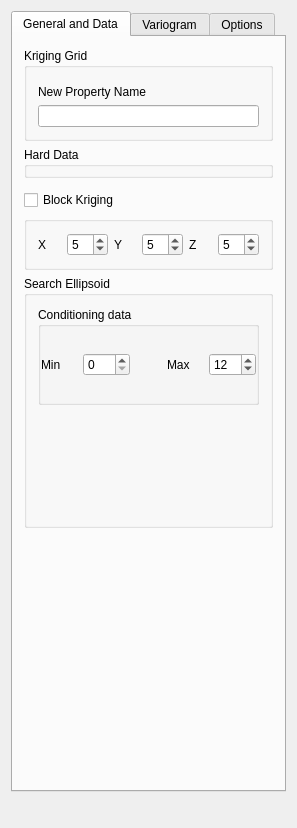
<?xml version="1.0" encoding="UTF-8"?>
<ui version="4.0">
 <class>Kriging_Parameters</class>
 <widget class="QWidget" name="Kriging_Parameters">
  <property name="geometry">
   <rect>
    <x>0</x>
    <y>0</y>
    <width>297</width>
    <height>828</height>
   </rect>
  </property>
  <property name="windowTitle">
   <string>Kriging Parameters</string>
  </property>
  <property name="AlgorithmCategory" stdset="0">
   <string>Estimation</string>
  </property>
  <property name="AlgorithmDescription" stdset="0">
   <string>SK, OK, KT and block kriging</string>
  </property>
  <layout class="QVBoxLayout" name="verticalLayout_6">
   <item>
    <widget class="QTabWidget" name="tabWidget3">
     <property name="currentIndex">
      <number>0</number>
     </property>
     <widget class="QWidget" name="tab">
      <attribute name="title">
       <string>General and Data</string>
      </attribute>
      <layout class="QVBoxLayout" name="verticalLayout_3">
       <item>
        <widget class="QGroupBox" name="SimulationGrid">
         <property name="maximumSize">
          <size>
           <width>32767</width>
           <height>140</height>
          </size>
         </property>
         <property name="title">
          <string>Kriging Grid</string>
         </property>
         <layout class="QVBoxLayout" name="verticalLayout">
          <item>
           <widget class="GridSelector" name="Grid_Name">
            <property name="currentIndex" stdset="0">
             <number>1</number>
            </property>
           </widget>
          </item>
          <item>
           <widget class="QLabel" name="TextLabel2">
            <property name="text">
             <string>New Property Name</string>
            </property>
            <property name="wordWrap">
             <bool>false</bool>
            </property>
           </widget>
          </item>
          <item>
           <widget class="QLineEdit" name="Property_Name"/>
          </item>
         </layout>
        </widget>
       </item>
       <item>
        <widget class="QGroupBox" name="GroupBox3">
         <property name="title">
          <string>Hard Data</string>
         </property>
         <layout class="QHBoxLayout">
          <property name="spacing">
           <number>0</number>
          </property>
          <property name="margin">
           <number>0</number>
          </property>
          <item>
           <widget class="PropertySelector" name="Hard_Data"/>
          </item>
         </layout>
        </widget>
       </item>
       <item>
        <widget class="KrigingTypeSelector" name="Kriging_Type"/>
       </item>
       <item>
        <widget class="QCheckBox" name="do_block_kriging">
         <property name="text">
          <string>Block Kriging</string>
         </property>
        </widget>
       </item>
       <item>
        <widget class="GsTLGroupBox" name="box_BK">
         <property name="enabled">
          <bool>true</bool>
         </property>
         <property name="title">
          <string/>
         </property>
         <property name="displayed" stdset="0">
          <bool>false</bool>
         </property>
         <property name="activated" stdset="0">
          <bool>true</bool>
         </property>
         <layout class="QHBoxLayout" name="_2">
          <item>
           <widget class="QLabel" name="textLabel1">
            <property name="text">
             <string>X</string>
            </property>
            <property name="wordWrap">
             <bool>false</bool>
            </property>
           </widget>
          </item>
          <item>
           <widget class="QSpinBox" name="npoints_x">
            <property name="value">
             <number>5</number>
            </property>
           </widget>
          </item>
          <item>
           <widget class="QLabel" name="textLabel2">
            <property name="text">
             <string>Y</string>
            </property>
            <property name="wordWrap">
             <bool>false</bool>
            </property>
           </widget>
          </item>
          <item>
           <widget class="QSpinBox" name="npoints_y">
            <property name="value">
             <number>5</number>
            </property>
           </widget>
          </item>
          <item>
           <widget class="QLabel" name="textLabel3">
            <property name="text">
             <string>Z</string>
            </property>
            <property name="wordWrap">
             <bool>false</bool>
            </property>
           </widget>
          </item>
          <item>
           <widget class="QSpinBox" name="npoints_z">
            <property name="value">
             <number>5</number>
            </property>
           </widget>
          </item>
         </layout>
        </widget>
       </item>
       <item>
        <widget class="QGroupBox" name="GroupBox9">
         <property name="title">
          <string>Search Ellipsoid</string>
         </property>
         <layout class="QVBoxLayout" name="verticalLayout_2">
          <item>
           <widget class="QGroupBox" name="groupBox5">
            <property name="title">
             <string>Conditioning data</string>
            </property>
            <layout class="QGridLayout">
             <property name="margin">
              <number>0</number>
             </property>
             <item row="0" column="0">
              <layout class="QHBoxLayout">
               <property name="margin">
                <number>0</number>
               </property>
               <item>
                <widget class="QLabel" name="TextLabel2_2_2_2_3">
                 <property name="text">
                  <string>Min</string>
                 </property>
                 <property name="wordWrap">
                  <bool>false</bool>
                 </property>
                </widget>
               </item>
               <item>
                <widget class="QSpinBox" name="Min_Conditioning_Data">
                 <property name="minimum">
                  <number>0</number>
                 </property>
                 <property name="maximum">
                  <number>200</number>
                 </property>
                 <property name="value">
                  <number>0</number>
                 </property>
                </widget>
               </item>
               <item>
                <spacer>
                 <property name="orientation">
                  <enum>Qt::Vertical</enum>
                 </property>
                 <property name="sizeType">
                  <enum>QSizePolicy::Expanding</enum>
                 </property>
                 <property name="sizeHint" stdset="0">
                  <size>
                   <width>31</width>
                   <height>20</height>
                  </size>
                 </property>
                </spacer>
               </item>
               <item>
                <widget class="QLabel" name="TextLabel2_2_2_2_3_2">
                 <property name="text">
                  <string>Max</string>
                 </property>
                 <property name="wordWrap">
                  <bool>false</bool>
                 </property>
                </widget>
               </item>
               <item>
                <widget class="QSpinBox" name="Max_Conditioning_Data">
                 <property name="minimum">
                  <number>0</number>
                 </property>
                 <property name="maximum">
                  <number>200</number>
                 </property>
                 <property name="value">
                  <number>12</number>
                 </property>
                </widget>
               </item>
              </layout>
             </item>
            </layout>
           </widget>
          </item>
          <item>
           <widget class="EllipsoidInput" name="Search_Ellipsoid">
            <property name="title" stdset="0">
             <string/>
            </property>
           </widget>
          </item>
          <item>
           <widget class="AdvancedNeighborhoodInput" name="AdvancedSearch"/>
          </item>
          <item>
           <spacer name="spacer">
            <property name="orientation">
             <enum>Qt::Vertical</enum>
            </property>
            <property name="sizeType">
             <enum>QSizePolicy::Expanding</enum>
            </property>
            <property name="sizeHint" stdset="0">
             <size>
              <width>20</width>
              <height>17</height>
             </size>
            </property>
           </spacer>
          </item>
         </layout>
        </widget>
       </item>
       <item>
        <spacer>
         <property name="orientation">
          <enum>Qt::Vertical</enum>
         </property>
         <property name="sizeType">
          <enum>QSizePolicy::Expanding</enum>
         </property>
         <property name="sizeHint" stdset="0">
          <size>
           <width>20</width>
           <height>31</height>
          </size>
         </property>
        </spacer>
       </item>
      </layout>
     </widget>
     <widget class="QWidget" name="tab">
      <attribute name="title">
       <string>Variogram</string>
      </attribute>
      <layout class="QVBoxLayout">
       <property name="margin">
        <number>0</number>
       </property>
       <item>
        <widget class="QGroupBox" name="GroupBox11">
         <property name="title">
          <string>Variogram</string>
         </property>
         <layout class="QVBoxLayout">
          <property name="spacing">
           <number>6</number>
          </property>
          <property name="margin">
           <number>11</number>
          </property>
          <item>
           <widget class="VariogramInput" name="Variogram"/>
          </item>
         </layout>
        </widget>
       </item>
       <item>
        <spacer>
         <property name="orientation">
          <enum>Qt::Vertical</enum>
         </property>
         <property name="sizeType">
          <enum>QSizePolicy::Expanding</enum>
         </property>
         <property name="sizeHint" stdset="0">
          <size>
           <width>20</width>
           <height>131</height>
          </size>
         </property>
        </spacer>
       </item>
      </layout>
     </widget>
     <widget class="QWidget" name="tab_2">
      <attribute name="title">
       <string>Options</string>
      </attribute>
      <layout class="QVBoxLayout" name="verticalLayout_5">
       <item>
        <widget class="QGroupBox" name="groupBox">
         <property name="title">
          <string>Information to output</string>
         </property>
         <layout class="QVBoxLayout" name="verticalLayout_4">
          <item>
           <widget class="QCheckBox" name="ouput_kriging_variance">
            <property name="text">
             <string>Kriging variance</string>
            </property>
            <property name="checked">
             <bool>true</bool>
            </property>
           </widget>
          </item>
          <item>
           <widget class="QCheckBox" name="output_n_samples_">
            <property name="text">
             <string>Number of samples</string>
            </property>
           </widget>
          </item>
          <item>
           <widget class="QCheckBox" name="output_average_distance">
            <property name="text">
             <string>Average distance of samples</string>
            </property>
           </widget>
          </item>
          <item>
           <widget class="QCheckBox" name="output_sum_weights">
            <property name="text">
             <string>Sum of weights (SK and LVM)</string>
            </property>
           </widget>
          </item>
          <item>
           <widget class="QCheckBox" name="output_sum_positive_weights">
            <property name="text">
             <string>Sum of positive weights</string>
            </property>
           </widget>
          </item>
          <item>
           <widget class="QCheckBox" name="output_lagrangian">
            <property name="text">
             <string>Langragian (OK and KT)</string>
            </property>
           </widget>
          </item>
         </layout>
        </widget>
       </item>
       <item>
        <spacer name="verticalSpacer">
         <property name="orientation">
          <enum>Qt::Vertical</enum>
         </property>
         <property name="sizeHint" stdset="0">
          <size>
           <width>20</width>
           <height>534</height>
          </size>
         </property>
        </spacer>
       </item>
      </layout>
     </widget>
    </widget>
   </item>
   <item>
    <spacer>
     <property name="orientation">
      <enum>Qt::Vertical</enum>
     </property>
     <property name="sizeType">
      <enum>QSizePolicy::Expanding</enum>
     </property>
     <property name="sizeHint" stdset="0">
      <size>
       <width>20</width>
       <height>16</height>
      </size>
     </property>
    </spacer>
   </item>
  </layout>
 </widget>
 <layoutdefault spacing="6" margin="11"/>
 <pixmapfunction>qPixmapFromMimeSource</pixmapfunction>
 <customwidgets>
  <customwidget>
   <class>VariogramInput</class>
   <extends>QWidget</extends>
   <header>GsTLAppli/extra/qtplugins/variogram_input.h</header>
  </customwidget>
  <customwidget>
   <class>KrigingTypeSelector</class>
   <extends>QWidget</extends>
   <header>GsTLAppli/extra/qtplugins/kriging_type_selector.h</header>
  </customwidget>
  <customwidget>
   <class>GsTLGroupBox</class>
   <extends>QGroupBox</extends>
   <header>GsTLAppli/extra/qtplugins/selectors.h</header>
  </customwidget>
  <customwidget>
   <class>EllipsoidInput</class>
   <extends>QWidget</extends>
   <header>GsTLAppli/extra/qtplugins/ellipsoid_input.h</header>
  </customwidget>
  <customwidget>
   <class>GridSelector</class>
   <extends>QWidget</extends>
   <header>GsTLAppli/extra/qtplugins/selectors.h</header>
  </customwidget>
  <customwidget>
   <class>AdvancedNeighborhoodInput</class>
   <extends>QWidget</extends>
   <header>GsTLAppli/extra/qtplugins/neighborhood_filter_input.h</header>
  </customwidget>
  <customwidget>
   <class>PropertySelector</class>
   <extends>QWidget</extends>
   <header>GsTLAppli/extra/qtplugins/selectors.h</header>
  </customwidget>
 </customwidgets>
 <includes>
  <include location="local">gridselector.h</include>
  <include location="local">krigingtypeselector.h</include>
  <include location="local">propertyselector.h</include>
  <include location="local">ellipsoidinput.h</include>
  <include location="local">gstl_table.h</include>
  <include location="local">gstl_table.h</include>
  <include location="local">variograminput.h</include>
 </includes>
 <resources/>
 <connections>
  <connection>
   <sender>Grid_Name</sender>
   <signal>activated(QString)</signal>
   <receiver>Kriging_Type</receiver>
   <slot>set_grid(QString)</slot>
   <hints>
    <hint type="sourcelabel">
     <x>20</x>
     <y>20</y>
    </hint>
    <hint type="destinationlabel">
     <x>20</x>
     <y>20</y>
    </hint>
   </hints>
  </connection>
  <connection>
   <sender>Grid_Name</sender>
   <signal>activated(QString)</signal>
   <receiver>Hard_Data</receiver>
   <slot>set_domain_grid(QString)</slot>
   <hints>
    <hint type="sourcelabel">
     <x>20</x>
     <y>20</y>
    </hint>
    <hint type="destinationlabel">
     <x>20</x>
     <y>20</y>
    </hint>
   </hints>
  </connection>
  <connection>
   <sender>Hard_Data</sender>
   <signal>object_changed(QString)</signal>
   <receiver>Kriging_Type</receiver>
   <slot>set_hd_grid(QString)</slot>
   <hints>
    <hint type="sourcelabel">
     <x>20</x>
     <y>20</y>
    </hint>
    <hint type="destinationlabel">
     <x>20</x>
     <y>20</y>
    </hint>
   </hints>
  </connection>
  <connection>
   <sender>do_block_kriging</sender>
   <signal>toggled(bool)</signal>
   <receiver>box_BK</receiver>
   <slot>setVisible(bool)</slot>
   <hints>
    <hint type="sourcelabel">
     <x>149</x>
     <y>367</y>
    </hint>
    <hint type="destinationlabel">
     <x>149</x>
     <y>401</y>
    </hint>
   </hints>
  </connection>
 </connections>
</ui>
